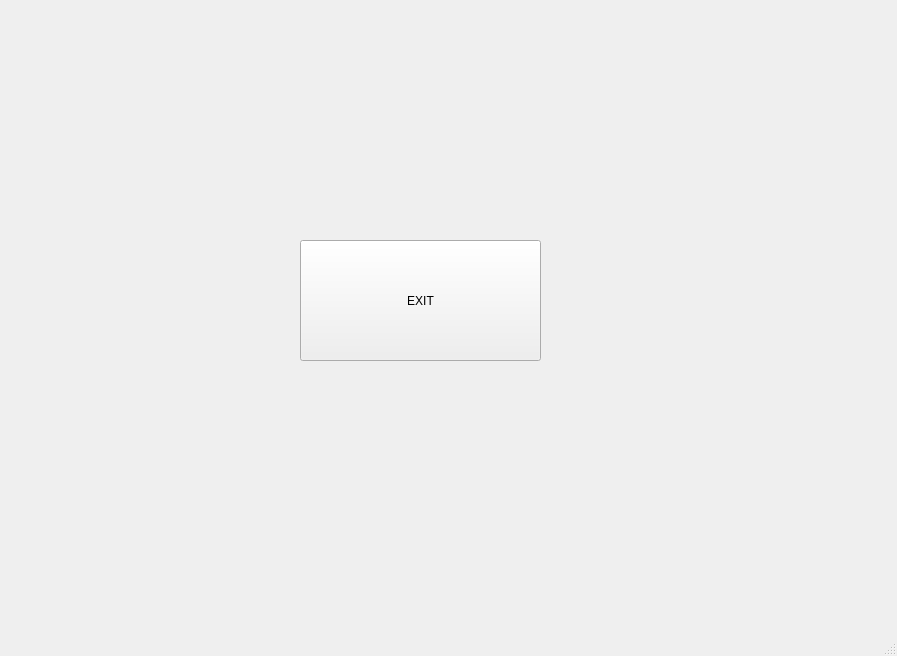
<?xml version="1.0" encoding="UTF-8"?>
<ui version="4.0">
 <class>MainWindow</class>
 <widget class="QMainWindow" name="MainWindow">
  <property name="geometry">
   <rect>
    <x>0</x>
    <y>0</y>
    <width>897</width>
    <height>656</height>
   </rect>
  </property>
  <property name="windowTitle">
   <string>MainWindow</string>
  </property>
  <widget class="QWidget" name="centralwidget">
   <widget class="QPushButton" name="BtnExit">
    <property name="geometry">
     <rect>
      <x>300</x>
      <y>240</y>
      <width>241</width>
      <height>121</height>
     </rect>
    </property>
    <property name="text">
     <string>EXIT</string>
    </property>
   </widget>
  </widget>
  <widget class="QMenuBar" name="menubar">
   <property name="geometry">
    <rect>
     <x>0</x>
     <y>0</y>
     <width>897</width>
     <height>22</height>
    </rect>
   </property>
  </widget>
  <widget class="QStatusBar" name="statusbar"/>
 </widget>
 <resources/>
 <connections/>
</ui>
